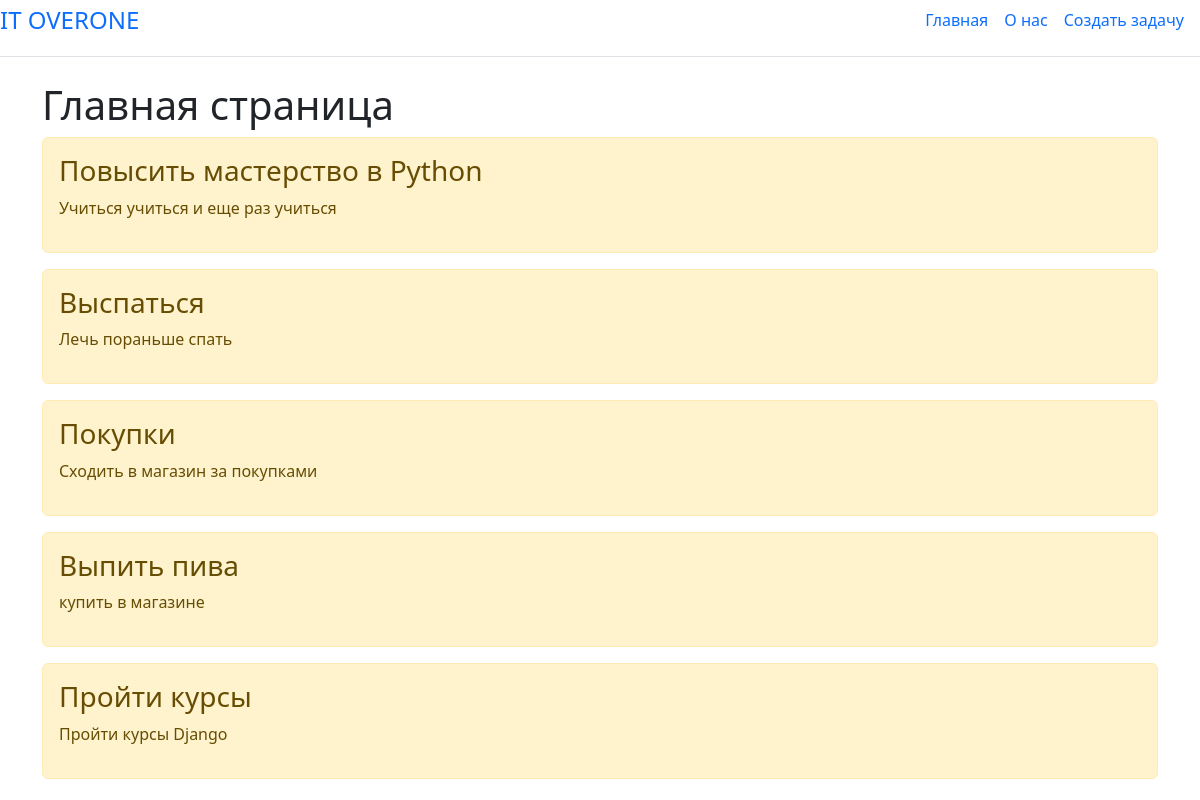
The page / on the database its author committed.
### main/models.py (models this page shows, shortened)
class Task(models.Model):
    title = models.CharField("Название", max_length=50)
    task = models.TextField("Описание")
    class Meta:
        verbose_name = "Задача"
        verbose_name_plural = "Задачи"

### main/views.py (the view)
# urls.py: path('',views.index,name = 'home'),             # name = '.....' -это название ссылки
def index(request):
    task = Task.objects.order_by('-id')
    return render(request,'main/index.html', {'title': 'Главная страница','tasks': task})

### main/templates/main/index.html (shortened to what this page needs)
{% extends 'main/base.html' %}
{% block content %}
<h1>Главная страница</h1>
    {% if tasks %}
    {% for el in tasks %}
    <div class="alert alert-warning mt-2">
        <h3>{{el.title}}</h3>
        <p>{{el.task}}</p>
    </div>
    {% endfor %}
    {% else %}
        <p>У вас нету записей</p>
    {% endif %}
{% endblock %}

### main/templates/main/base.html (shortened to what this page needs)
<!doctype html>
<html lang="ru">
<head>
    <link rel="stylesheet"href="https://cdn.jsdelivr.net/npm/bootstrap@5.2.3/dist/css/bootstrap.min.css">
</head>
<body>
    <div class="d-flex flex-column flex-md-row align-items-center pb-3 mb-4 border-bottom">
      <a href="/" class="d-flex align-items-center link-body-emphasis text-decoration-none">
        <span class="fs-4">IT OVERONE</span>
      </a>
      <nav class="d-inline-flex mt-2 mt-md-0 ms-md-auto">
        <a class="me-3 py-2 link-body-emphasis text-decoration-none" href="{% url 'home' %}">Главная</a>
        <a class="me-3 py-2 link-body-emphasis text-decoration-none" href="{% url 'about' %}">О нас</a>
        <a class="me-3 py-2 link-body-emphasis text-decoration-none" href="{% url 'create' %}">Создать задачу</a>
      </nav>
    </div>
    <div class="container">
        {% block content %}{% endblock %}
    </div>
</body>
</html>

### rows shown on the page
Task: title "Повысить мастерство в Python", task "Учиться учиться и еще раз учиться"
Task: title "Выспаться", task "Лечь пораньше спать"
Task: title "Покупки", task "Сходить в магазин за покупками"
Task: title "Выпить пива", task "купить в магазине"
Task: title "Пройти курсы", task "Пройти курсы Django"
